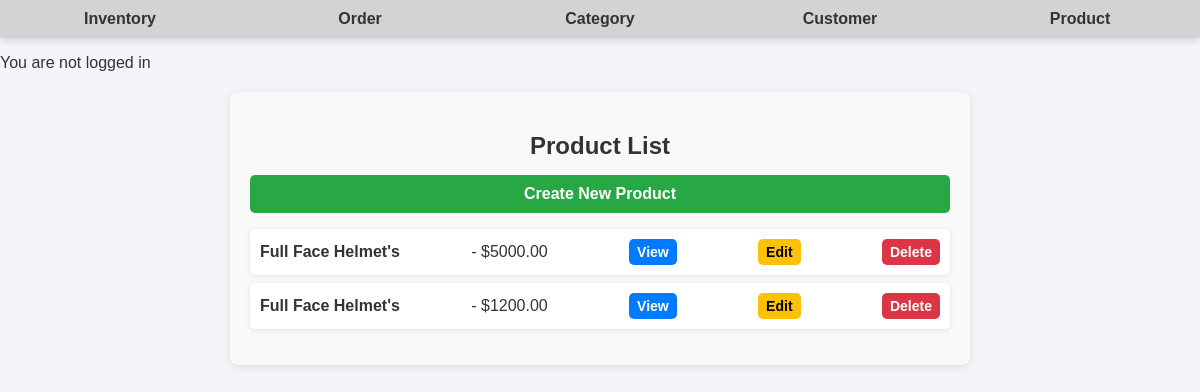
The app's page /product/ with its own data.
### app/models.py (models this page shows, shortened)
class Product(models.Model):
    name = models.CharField(max_length=100)
    price = models.DecimalField(max_digits=10, decimal_places=2)
    description = models.TextField()
    quantity = models.PositiveIntegerField()
    created_at = models.DateTimeField(auto_now_add=True)
    updated_at = models.DateTimeField(auto_now=True)
    Category = models.ForeignKey(Category, on_delete=models.CASCADE)

### app/views.py (the view)
# urls.py: path('product/', ProductListView.as_view(), name='product_list'),
class ProductListView(ListView):
    model = Product
    context_object_name = 'products'
    template_name = 'app/product_list.html'

### app/templates/app/product_list.html
{% extends 'app/base.html' %}
{% load static %}
{% block content %}
  <div class="product-list-container">
    <h2>Product List</h2>
    <a href="{% url 'product_create' %}" class="create-btn">Create New Product</a>
    <ul>
      {% for product in products %}
        <li>
          <strong>{{ product.name }}</strong> - ${{ product.price }}
          <a href="{% url 'product_detail' product.pk %}">View</a>
          <a href="{% url 'product_update' product.pk %}">Edit</a>
          <a href="{% url 'product_delete' product.pk %}">Delete</a>
        </li>
      {% endfor %}
    </ul>
  </div>
{% endblock %}

### static/css/base.css (style rules this page uses)
body { font-family: Arial, sans-serif; margin: 0; padding: 0; background-color: #f4f4f9; color: #333; }
h2 { margin-bottom: 20px; color: #333; }
.product-list-container { max-width: 700px; margin: 20px auto; padding: 20px; background: #f9f9f9; border-radius: 8px; box-shadow: 0 2px 10px rgba(0, 0, 0, 0.1); }
.product-list-container h2 { text-align: center; color: #333; margin-bottom: 15px; }
.product-list-container .create-btn { display: block; text-align: center; background-color: #28a745; color: white; padding: 10px; margin-bottom: 15px; border-radius: 5px; font-weight: bold; text-decoration: none; transition: background 0.3s ease; }
.product-list-container ul { list-style: none; padding: 0; }
.product-list-container li { background: white; padding: 10px; margin-bottom: 8px; border-radius: 5px; box-shadow: 0 1px 5px rgba(0, 0, 0, 0.1); display: flex; justify-content: space-between; align-items: center; }
.product-list-container li strong { font-size: 16px; color: #333; }
.product-list-container li a { text-decoration: none; font-size: 14px; font-weight: bold; margin-left: 10px; padding: 5px 8px; border-radius: 5px; transition: background 0.3s ease; }
.product-list-container li a:nth-child(2) { background-color: #007bff; color: white; }
.product-list-container li a:nth-child(3) { background-color: #ffc107; color: black; }
.product-list-container li a:nth-child(4) { background-color: #dc3545; color: white; }

### records on screen
Product: name "Full Face Helmet's", price "5000.00"
Product: name "Full Face Helmet's", price "1200.00"
